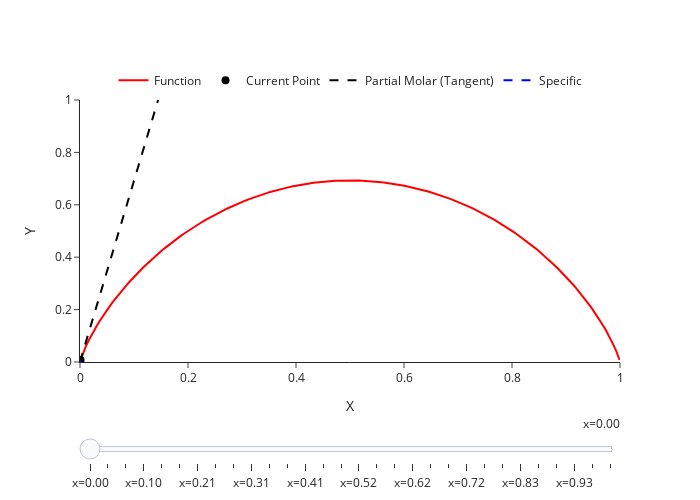

Notebook code for this chart:
### Code cell
#| label: specific_vs_partial_molar

# --- Define the function and derivative ---
def y_func(x):
    return -(x*np.log(x) + (1-x)*np.log(1-x))

def dy_dx(x):
    return -np.log(x/(1.0 - x))

# --- Sample points for the main red curve ---
x_vals = np.linspace(0.001, 0.999, 200)
y_vals = y_func(x_vals)

# --- Choose slider positions for x in (0,1) ---
slider_xs = np.linspace(0.001, 0.999, 30)

##############################################
# 1) Initial value so everything shows at start
##############################################
x_init = slider_xs[0]
y_init = y_func(x_init)
slope_init = dy_dx(x_init)

xtan_init = np.linspace(0, 1, 50)
ytan_init = y_init + slope_init*(xtan_init - x_init)
xspec_init = [0, x_init]
yspec_init = [0, y_init]

##############################################
# 2) Base figure with 4 traces
##############################################
fig = go.Figure(
    data=[
        # Trace 0: main curve (red)
        go.Scatter(
            x=x_vals,
            y=y_vals,
            mode='lines',
            line=dict(color='red'),
            name='Function'
        ),
        # Trace 1: black dot
        go.Scatter(
            x=[x_init],
            y=[y_init],
            mode='markers',
            marker=dict(color='black', size=8),
            name='Current Point'
        ),
        # Trace 2: tangent line
        go.Scatter(
            x=xtan_init,
            y=ytan_init,
            mode='lines',
            line=dict(color='black', dash='dash'),
            name='Partial Molar (Tangent)'
        ),
        # Trace 3: specific line
        go.Scatter(
            x=xspec_init,
            y=yspec_init,
            mode='lines',
            line=dict(color='blue', dash='dash'),
            name='Specific'
        ),
    ],
    layout=go.Layout(
        # Remove/empty the main title
        title="",
        xaxis=dict(range=[0,1], title='X'),
        yaxis=dict(range=[0,0.7], title='Y'),
        # Make the legend horizontal and place it at the top
        legend=dict(
            orientation="h",
            yanchor="bottom",
            y=1.02,
            xanchor="center",
            x=0.5
        )
    )
)

##############################################
# 3) Frames for animation
##############################################
frames = []
steps = []

for xv in slider_xs:
    yv = y_func(xv)
    slope = dy_dx(xv)

    xtan = np.linspace(0, 1, 50)
    ytan = yv + slope*(xtan - xv)
    xspec = [0, xv]
    yspec = [0, yv]

    frame_name = f"x={xv:.2f}"

    frame_data = [
        {},  # keep the red curve
        dict(x=[xv], y=[yv]),    # black dot
        dict(x=xtan, y=ytan),    # tangent
        dict(x=xspec, y=yspec),  # specific line
    ]

    frames.append(go.Frame(data=frame_data, name=frame_name))

    steps.append(
        dict(
            method="animate",
            label=frame_name,
            args=[
                [frame_name],
                dict(frame=dict(duration=0, redraw=True),
                     mode="immediate",
                     transition=dict(duration=0))
            ]
        )
    )

fig.frames = frames

##############################################
# 4) Slider & "Play" button
##############################################
fig.update_layout(
    template="simple_white",
    width=700,
    height=500,
    yaxis=dict(range=[0, 1]),
    sliders=[
        dict(
            active=0,
            steps=steps,
            x=0,
            y=0,
            xanchor="left",
            yanchor="top",
            pad=dict(t=50),
            currentvalue=dict(
                visible=True,
                # prefix="x = ",
                xanchor="right"
            )
        )
    ]
)

fig.show()

### Figure 1 — Plotly figure (JSON) as saved in the notebook; plotly's stock layout.template omitted (floating-point values rounded to 4 significant figures; data arrays with more than 128 entries replaced by an {"elided": "..."} marker saying what was removed)
{"data": [{"line": {"color": "red"}, "mode": "lines", "name": "Function", "type": "scatter", "x": {"elided": "200 float values"}, "y": {"elided": "200 float values"}}, {"marker": {"color": "black", "size": 8}, "mode": "markers", "name": "Current Point", "type": "scatter", "x": [0.001], "y": [0.007907]}, {"line": {"color": "black", "dash": "dash"}, "mode": "lines", "name": "Partial Molar (Tangent)", "type": "scatter", "x": [0, 0.02041, 0.04082, 0.06122, 0.08163, 0.102, 0.1224, 0.1429, 0.1633, 0.1837, 0.2041, 0.2245, 0.2449, 0.2653, 0.2857, 0.3061, 0.3265, 0.3469, 0.3673, 0.3878, 0.4082, 0.4286, 0.449, 0.4694, 0.4898, 0.5102, 0.5306, 0.551, 0.5714, 0.5918, 0.6122, 0.6327, 0.6531, 0.6735, 0.6939, 0.7143, 0.7347, 0.7551, 0.7755, 0.7959, 0.8163, 0.8367, 0.8571, 0.8776, 0.898, 0.9184, 0.9388, 0.9592, 0.9796, 1], "y": [0.001001, 0.142, 0.2829, 0.4239, 0.5648, 0.7058, 0.8467, 0.9877, 1.129, 1.27, 1.411, 1.551, 1.692, 1.833, 1.974, 2.115, 2.256, 2.397, 2.538, 2.679, 2.82, 2.961, 3.102, 3.243, 3.384, 3.525, 3.666, 3.807, 3.948, 4.089, 4.23, 4.371, 4.512, 4.652, 4.793, 4.934, 5.075, 5.216, 5.357, 5.498, 5.639, 5.78, 5.921, 6.062, 6.203, 6.344, 6.485, 6.626, 6.767, 6.908]}, {"line": {"color": "blue", "dash": "dash"}, "mode": "lines", "name": "Specific", "type": "scatter", "x": [0, 0.001], "y": [0, 0.007907]}], "layout": {"height": 500, "legend": {"orientation": "h", "x": 0.5, "xanchor": "center", "y": 1.02, "yanchor": "bottom"}, "sliders": [{"active": 0, "currentvalue": {"visible": true, "xanchor": "right"}, "pad": {"t": 50}, "steps": [{"args": [["x=0.00"], {"frame": {"duration": 0, "redraw": true}, "mode": "immediate", "transition": {"duration": 0}}], "label": "x=0.00", "method": "animate"}, {"args": [["x=0.04"], {"frame": {"duration": 0, "redraw": true}, "mode": "immediate", "transition": {"duration": 0}}], "label": "x=0.04", "method": "animate"}, {"args": [["x=0.07"], {"frame": {"duration": 0, "redraw": true}, "mode": "immediate", "transition": {"duration": 0}}], "label": "x=0.07", "method": "animate"}, {"args": [["x=0.10"], {"frame": {"duration": 0, "redraw": true}, "mode": "immediate", "transition": {"duration": 0}}], "label": "x=0.10", "method": "animate"}, {"args": [["x=0.14"], {"frame": {"duration": 0, "redraw": true}, "mode": "immediate", "transition": {"duration": 0}}], "label": "x=0.14", "method": "animate"}, {"args": [["x=0.17"], {"frame": {"duration": 0, "redraw": true}, "mode": "immediate", "transition": {"duration": 0}}], "label": "x=0.17", "method": "animate"}, {"args": [["x=0.21"], {"frame": {"duration": 0, "redraw": true}, "mode": "immediate", "transition": {"duration": 0}}], "label": "x=0.21", "method": "animate"}, {"args": [["x=0.24"], {"frame": {"duration": 0, "redraw": true}, "mode": "immediate", "transition": {"duration": 0}}], "label": "x=0.24", "method": "animate"}, {"args": [["x=0.28"], {"frame": {"duration": 0, "redraw": true}, "mode": "immediate", "transition": {"duration": 0}}], "label": "x=0.28", "method": "animate"}, {"args": [["x=0.31"], {"frame": {"duration": 0, "redraw": true}, "mode": "immediate", "transition": {"duration": 0}}], "label": "x=0.31", "method": "animate"}, {"args": [["x=0.35"], {"frame": {"duration": 0, "redraw": true}, "mode": "immediate", "transition": {"duration": 0}}], "label": "x=0.35", "method": "animate"}, {"args": [["x=0.38"], {"frame": {"duration": 0, "redraw": true}, "mode": "immediate", "transition": {"duration": 0}}], "label": "x=0.38", "method": "animate"}, {"args": [["x=0.41"], {"frame": {"duration": 0, "redraw": true}, "mode": "immediate", "transition": {"duration": 0}}], "label": "x=0.41", "method": "animate"}, {"args": [["x=0.45"], {"frame": {"duration": 0, "redraw": true}, "mode": "immediate", "transition": {"duration": 0}}], "label": "x=0.45", "method": "animate"}, {"args": [["x=0.48"], {"frame": {"duration": 0, "redraw": true}, "mode": "immediate", "transition": {"duration": 0}}], "label": "x=0.48", "method": "animate"}, {"args": [["x=0.52"], {"frame": {"duration": 0, "redraw": true}, "mode": "immediate", "transition": {"duration": 0}}], "label": "x=0.52", "method": "animate"}, {"args": [["x=0.55"], {"frame": {"duration": 0, "redraw": true}, "mode": "immediate", "transition": {"duration": 0}}], "label": "x=0.55", "method": "animate"}, {"args": [["x=0.59"], {"frame": {"duration": 0, "redraw": true}, "mode": "immediate", "transition": {"duration": 0}}], "label": "x=0.59", "method": "animate"}, {"args": [["x=0.62"], {"frame": {"duration": 0, "redraw": true}, "mode": "immediate", "transition": {"duration": 0}}], "label": "x=0.62", "method": "animate"}, {"args": [["x=0.65"], {"frame": {"duration": 0, "redraw": true}, "mode": "immediate", "transition": {"duration": 0}}], "label": "x=0.65", "method": "animate"}, {"args": [["x=0.69"], {"frame": {"duration": 0, "redraw": true}, "mode": "immediate", "transition": {"duration": 0}}], "label": "x=0.69", "method": "animate"}, {"args": [["x=0.72"], {"frame": {"duration": 0, "redraw": true}, "mode": "immediate", "transition": {"duration": 0}}], "label": "x=0.72", "method": "animate"}, {"args": [["x=0.76"], {"frame": {"duration": 0, "redraw": true}, "mode": "immediate", "transition": {"duration": 0}}], "label": "x=0.76", "method": "animate"}, {"args": [["x=0.79"], {"frame": {"duration": 0, "redraw": true}, "mode": "immediate", "transition": {"duration": 0}}], "label": "x=0.79", "method": "animate"}, {"args": [["x=0.83"], {"frame": {"duration": 0, "redraw": true}, "mode": "immediate", "transition": {"duration": 0}}], "label": "x=0.83", "method": "animate"}, {"args": [["x=0.86"], {"frame": {"duration": 0, "redraw": true}, "mode": "immediate", "transition": {"duration": 0}}], "label": "x=0.86", "method": "animate"}, {"args": [["x=0.90"], {"frame": {"duration": 0, "redraw": true}, "mode": "immediate", "transition": {"duration": 0}}], "label": "x=0.90", "method": "animate"}, {"args": [["x=0.93"], {"frame": {"duration": 0, "redraw": true}, "mode": "immediate", "transition": {"duration": 0}}], "label": "x=0.93", "method": "animate"}, {"args": [["x=0.96"], {"frame": {"duration": 0, "redraw": true}, "mode": "immediate", "transition": {"duration": 0}}], "label": "x=0.96", "method": "animate"}, {"args": [["x=1.00"], {"frame": {"duration": 0, "redraw": true}, "mode": "immediate", "transition": {"duration": 0}}], "label": "x=1.00", "method": "animate"}], "x": 0, "xanchor": "left", "y": 0, "yanchor": "top"}], "title": {"text": ""}, "width": 700, "xaxis": {"range": [0, 1], "title": {"text": "X"}}, "yaxis": {"range": [0, 1], "title": {"text": "Y"}}}}
